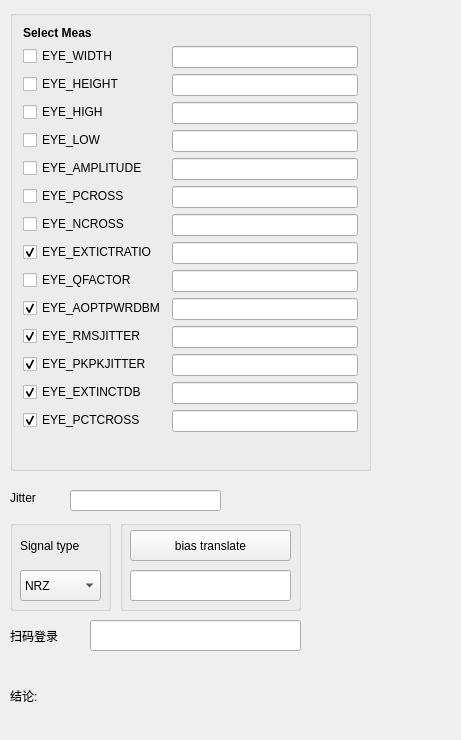
            <widget class="QWidget" name="tabMeas">
             <attribute name="title">
              <string>Meas</string>
             </attribute>
             <widget class="QGroupBox" name="measGroupBox">
              <property name="geometry">
               <rect>
                <x>10</x>
                <y>10</y>
                <width>361</width>
                <height>461</height>
               </rect>
              </property>
              <layout class="QVBoxLayout" name="verticalLayout">
               <property name="leftMargin">
                <number>10</number>
               </property>
               <property name="topMargin">
                <number>10</number>
               </property>
               <property name="rightMargin">
                <number>10</number>
               </property>
               <property name="bottomMargin">
                <number>10</number>
               </property>
               <item>
                <widget class="QLabel" name="measLabel">
                 <property name="sizePolicy">
                  <sizepolicy hsizetype="Preferred" vsizetype="Maximum">
                   <horstretch>0</horstretch>
                   <verstretch>0</verstretch>
                  </sizepolicy>
                 </property>
                 <property name="font">
                  <font>
                   <weight>75</weight>
                   <bold>true</bold>
                  </font>
                 </property>
                 <property name="text">
                  <string>Select Meas</string>
                 </property>
                </widget>
               </item>
               <item>
                <layout class="QFormLayout" name="MeasFormLayout">
                 <item row="0" column="0">
                  <widget class="QCheckBox" name="EYE_WIDTH_chb">
                   <property name="text">
                    <string>EYE_WIDTH</string>
                   </property>
                   <property name="checked">
                    <bool>false</bool>
                   </property>
                  </widget>
                 </item>
                 <item row="1" column="0">
                  <widget class="QCheckBox" name="EYE_HEIGHT_chb">
                   <property name="text">
                    <string>EYE_HEIGHT</string>
                   </property>
                   <property name="checked">
                    <bool>false</bool>
                   </property>
                  </widget>
                 </item>
                 <item row="2" column="0">
                  <widget class="QCheckBox" name="EYE_HIGH_chb">
                   <property name="text">
                    <string>EYE_HIGH</string>
                   </property>
                  </widget>
                 </item>
                 <item row="3" column="0">
                  <widget class="QCheckBox" name="EYE_LOW_chb">
                   <property name="text">
                    <string>EYE_LOW</string>
                   </property>
                   <property name="checked">
                    <bool>false</bool>
                   </property>
                   <property name="autoRepeat">
                    <bool>false</bool>
                   </property>
                   <property name="tristate">
                    <bool>false</bool>
                   </property>
                  </widget>
                 </item>
                 <item row="4" column="0">
                  <widget class="QCheckBox" name="EYE_AMPLITUDE_chb">
                   <property name="text">
                    <string>EYE_AMPLITUDE</string>
                   </property>
                  </widget>
                 </item>
                 <item row="5" column="0">
                  <widget class="QCheckBox" name="EYE_PCROSS_chb">
                   <property name="text">
                    <string>EYE_PCROSS</string>
                   </property>
                   <property name="checked">
                    <bool>false</bool>
                   </property>
                  </widget>
                 </item>
                 <item row="6" column="0">
                  <widget class="QCheckBox" name="EYE_NCROSS_chb">
                   <property name="text">
                    <string>EYE_NCROSS</string>
                   </property>
                  </widget>
                 </item>
                 <item row="7" column="0">
                  <widget class="QCheckBox" name="EYE_EXTICTRATIO_chb">
                   <property name="text">
                    <string>EYE_EXTICTRATIO</string>
                   </property>
                   <property name="checked">
                    <bool>true</bool>
                   </property>
                  </widget>
                 </item>
                 <item row="8" column="0">
                  <widget class="QCheckBox" name="EYE_QFACTOR_chb">
                   <property name="text">
                    <string>EYE_QFACTOR</string>
                   </property>
                  </widget>
                 </item>
                 <item row="9" column="0">
                  <widget class="QCheckBox" name="EYE_AOPTPWRDBM_chb">
                   <property name="text">
                    <string>EYE_AOPTPWRDBM</string>
                   </property>
                   <property name="checked">
                    <bool>true</bool>
                   </property>
                  </widget>
                 </item>
                 <item row="0" column="1">
                  <widget class="QLineEdit" name="EYE_WIDTH_le"/>
                 </item>
                 <item row="1" column="1">
                  <widget class="QLineEdit" name="EYE_HEIGHT_le"/>
                 </item>
                 <item row="2" column="1">
                  <widget class="QLineEdit" name="EYE_HIGH_le"/>
                 </item>
                 <item row="3" column="1">
                  <widget class="QLineEdit" name="EYE_LOW_le"/>
                 </item>
                 <item row="4" column="1">
                  <widget class="QLineEdit" name="EYE_AMPLITUDE_le"/>
                 </item>
                 <item row="5" column="1">
                  <widget class="QLineEdit" name="EYE_PCROSS_le"/>
                 </item>
                 <item row="6" column="1">
                  <widget class="QLineEdit" name="EYE_NCROSS_le"/>
                 </item>
                 <item row="7" column="1">
                  <widget class="QLineEdit" name="EYE_EXTICTRATIO_le"/>
                 </item>
                 <item row="8" column="1">
                  <widget class="QLineEdit" name="EYE_QFACTOR_le"/>
                 </item>
                 <item row="9" column="1">
                  <widget class="QLineEdit" name="EYE_AOPTPWRDBM_le"/>
                 </item>
                 <item row="10" column="0">
                  <widget class="QCheckBox" name="EYE_RMSJITTER_chb">
                   <property name="text">
                    <string>EYE_RMSJITTER</string>
                   </property>
                   <property name="checked">
                    <bool>true</bool>
                   </property>
                  </widget>
                 </item>
                 <item row="11" column="0">
                  <widget class="QCheckBox" name="EYE_PKPKJITTER_chb">
                   <property name="text">
                    <string>EYE_PKPKJITTER</string>
                   </property>
                   <property name="checked">
                    <bool>true</bool>
                   </property>
                  </widget>
                 </item>
                 <item row="12" column="0">
                  <widget class="QCheckBox" name="EYE_EXTINCTDB_chb">
                   <property name="text">
                    <string>EYE_EXTINCTDB</string>
                   </property>
                   <property name="checked">
                    <bool>true</bool>
                   </property>
                  </widget>
                 </item>
                 <item row="13" column="0">
                  <widget class="QCheckBox" name="EYE_PCTCROSS_chb">
                   <property name="text">
                    <string>EYE_PCTCROSS</string>
                   </property>
                   <property name="checked">
                    <bool>true</bool>
                   </property>
                  </widget>
                 </item>
                 <item row="10" column="1">
                  <widget class="QLineEdit" name="EYE_RMSJITTER_le"/>
                 </item>
                 <item row="11" column="1">
                  <widget class="QLineEdit" name="EYE_PKPKJITTER_le"/>
                 </item>
                 <item row="12" column="1">
                  <widget class="QLineEdit" name="EYE_EXTINCTDB_le"/>
                 </item>
                 <item row="13" column="1">
                  <widget class="QLineEdit" name="EYE_PCTCROSS_le"/>
                 </item>
                </layout>
               </item>
              </layout>
             </widget>
             <widget class="QLabel" name="label_2_saoma">
              <property name="geometry">
               <rect>
                <x>10</x>
                <y>620</y>
                <width>71</width>
                <height>31</height>
               </rect>
              </property>
              <property name="styleSheet">
               <string notr="true">font: 11pt &quot;Arial&quot;;</string>
              </property>
              <property name="text">
               <string>扫码登录</string>
              </property>
             </widget>
             <widget class="QLineEdit" name="lineEdit_saoma">
              <property name="geometry">
               <rect>
                <x>90</x>
                <y>620</y>
                <width>211</width>
                <height>31</height>
               </rect>
              </property>
             </widget>
             <widget class="QGroupBox" name="groupBox_2_signal">
              <property name="geometry">
               <rect>
                <x>10</x>
                <y>520</y>
                <width>101</width>
                <height>91</height>
               </rect>
              </property>
              <property name="title">
               <string/>
              </property>
              <widget class="QLabel" name="label_2_signaltype">
               <property name="geometry">
                <rect>
                 <x>10</x>
                 <y>10</y>
                 <width>81</width>
                 <height>31</height>
                </rect>
               </property>
               <property name="styleSheet">
                <string notr="true">font: 10pt &quot;Arial&quot;;</string>
               </property>
               <property name="text">
                <string>Signal type</string>
               </property>
              </widget>
              <widget class="QComboBox" name="comboBox_signal_type">
               <property name="geometry">
                <rect>
                 <x>10</x>
                 <y>50</y>
                 <width>81</width>
                 <height>31</height>
                </rect>
               </property>
               <property name="styleSheet">
                <string notr="true">font: 10pt &quot;Arial&quot;;</string>
               </property>
               <item>
                <property name="text">
                 <string>NRZ</string>
                </property>
               </item>
               <item>
                <property name="text">
                 <string>Pulse</string>
                </property>
               </item>
               <item>
                <property name="text">
                 <string>RZ</string>
                </property>
               </item>
              </widget>
             </widget>
             <widget class="QLabel" name="label_2_extinctratio">
              <property name="geometry">
               <rect>
                <x>380</x>
                <y>250</y>
                <width>72</width>
                <height>21</height>
               </rect>
              </property>
              <property name="text">
               <string/>
              </property>
             </widget>
             <widget class="QLabel" name="label_3_rmsjitter">
              <property name="geometry">
               <rect>
                <x>380</x>
                <y>330</y>
                <width>72</width>
                <height>21</height>
               </rect>
              </property>
              <property name="text">
               <string/>
              </property>
             </widget>
             <widget class="QLabel" name="label_4_pkpkjitter">
              <property name="geometry">
               <rect>
                <x>380</x>
                <y>366</y>
                <width>72</width>
                <height>21</height>
               </rect>
              </property>
              <property name="text">
               <string/>
              </property>
             </widget>
             <widget class="QLabel" name="label_5_extinctdb">
              <property name="geometry">
               <rect>
                <x>380</x>
                <y>395</y>
                <width>72</width>
                <height>21</height>
               </rect>
              </property>
              <property name="text">
               <string/>
              </property>
             </widget>
             <widget class="QLabel" name="label_6_pctcross">
              <property name="geometry">
               <rect>
                <x>380</x>
                <y>420</y>
                <width>72</width>
                <height>21</height>
               </rect>
              </property>
              <property name="text">
               <string/>
              </property>
             </widget>
             <widget class="QLabel" name="label_2_jitter">
              <property name="geometry">
               <rect>
                <x>10</x>
                <y>490</y>
                <width>51</width>
                <height>16</height>
               </rect>
              </property>
              <property name="styleSheet">
               <string notr="true">font: 12pt &quot;Arial&quot;;</string>
              </property>
              <property name="text">
               <string>Jitter</string>
              </property>
             </widget>
             <widget class="QLineEdit" name="lineEdit_jitter">
              <property name="geometry">
               <rect>
                <x>70</x>
                <y>490</y>
                <width>151</width>
                <height>21</height>
               </rect>
              </property>
             </widget>
             <widget class="QLabel" name="label_2_jitter_state">
              <property name="geometry">
               <rect>
                <x>250</x>
                <y>490</y>
                <width>72</width>
                <height>21</height>
               </rect>
              </property>
              <property name="text">
               <string/>
              </property>
             </widget>
             <widget class="QLabel" name="label_2_judge_state">
              <property name="geometry">
               <rect>
                <x>100</x>
                <y>660</y>
                <width>191</width>
                <height>71</height>
               </rect>
              </property>
              <property name="text">
               <string/>
              </property>
             </widget>
             <widget class="QLabel" name="label_2_judge_final">
              <property name="geometry">
               <rect>
                <x>10</x>
                <y>670</y>
                <width>72</width>
                <height>51</height>
               </rect>
              </property>
              <property name="styleSheet">
               <string notr="true">font: 20pt &quot;Arial&quot;;</string>
              </property>
              <property name="text">
               <string>结论:</string>
              </property>
             </widget>
             <widget class="QGroupBox" name="groupBox_2_bias_translate">
              <property name="geometry">
               <rect>
                <x>120</x>
                <y>520</y>
                <width>181</width>
                <height>91</height>
               </rect>
              </property>
              <property name="title">
               <string/>
              </property>
              <widget class="QPushButton" name="pushButton_bias_translate">
               <property name="geometry">
                <rect>
                 <x>10</x>
                 <y>10</y>
                 <width>161</width>
                 <height>31</height>
                </rect>
               </property>
               <property name="text">
                <string>bias translate</string>
               </property>
              </widget>
              <widget class="QLineEdit" name="lineEdit_bias_translate">
               <property name="geometry">
                <rect>
                 <x>10</x>
                 <y>50</y>
                 <width>161</width>
                 <height>31</height>
                </rect>
               </property>
              </widget>
             </widget>
            </widget>
